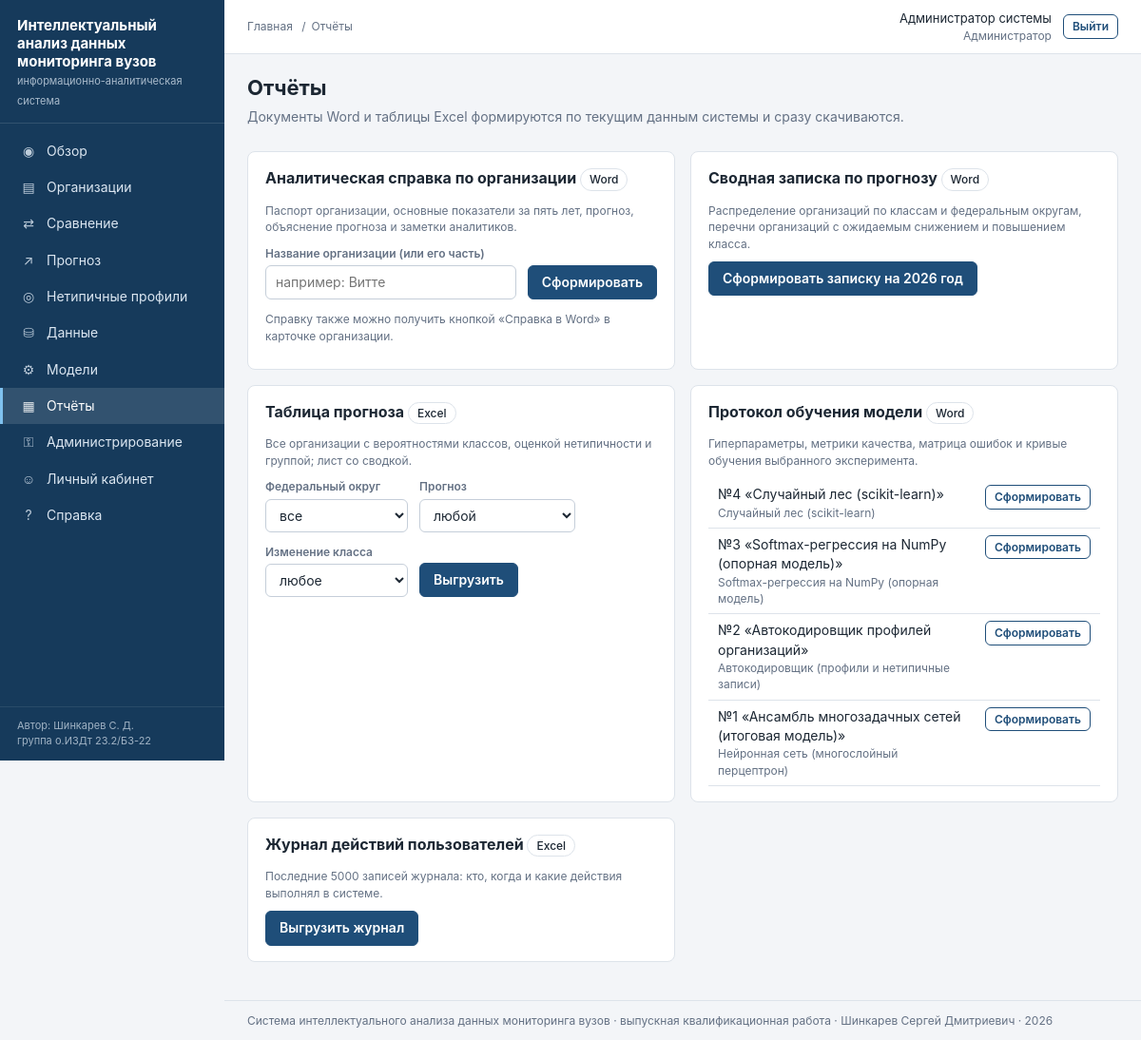
/reports/ (signed in), run on the app's committed database.
### vuzmon/db/models.py (models this page shows)
class Base(DeclarativeBase):
    """Общий базовый класс всех таблиц."""

class User(Base):
    __tablename__ = "users"
    id: Mapped[int] = mapped_column(Integer, primary_key=True)
    login: Mapped[str] = mapped_column(String(64), unique=True)
    password_hash: Mapped[str] = mapped_column(String(255))          # пароль хранится только в виде хеша
    full_name: Mapped[str] = mapped_column(String(128), default="")
    email: Mapped[str] = mapped_column(String(128), default="")
    position: Mapped[str] = mapped_column(String(128), default="")   # должность
    role_id: Mapped[int] = mapped_column(ForeignKey("roles.id"))
    is_active: Mapped[bool] = mapped_column(Boolean, default=True)
    created_at: Mapped[datetime] = mapped_column(DateTime, default=datetime.now)
    last_login_at: Mapped[datetime] = mapped_column(DateTime, nullable=True)
    role: Mapped[Role] = relationship(back_populates="users")

class Role(Base):
    __tablename__ = "roles"
    id: Mapped[int] = mapped_column(Integer, primary_key=True)
    code: Mapped[str] = mapped_column(String(32), unique=True)       # admin / analyst / viewer
    title: Mapped[str] = mapped_column(String(64))                   # название на русском
    description: Mapped[str] = mapped_column(String(255), default="")
    users: Mapped[list["User"]] = relationship(back_populates="role")

class Prediction(Base):
    __tablename__ = "predictions"
    __table_args__ = (Index("ix_predictions_university", "university_id", "target_year"),)
    id: Mapped[int] = mapped_column(Integer, primary_key=True)
    experiment_id: Mapped[int] = mapped_column(ForeignKey("experiments.id"))
    university_id: Mapped[int] = mapped_column(ForeignKey("universities.id"))
    base_year: Mapped[int] = mapped_column(Integer)                   # год исходных данных
    target_year: Mapped[int] = mapped_column(Integer)                 # год, на который строится прогноз
    predicted_class: Mapped[int] = mapped_column(Integer)
    probabilities_json: Mapped[str] = mapped_column(Text, default="[]")
    anomaly_score: Mapped[float] = mapped_column(Float, nullable=True)   # ошибка восстановления автокодировщика
    cluster: Mapped[int] = mapped_column(Integer, nullable=True)         # номер типологической группы
    created_by: Mapped[int] = mapped_column(ForeignKey("users.id"), nullable=True)
    created_at: Mapped[datetime] = mapped_column(DateTime, default=datetime.now)
    experiment: Mapped[Experiment] = relationship()
    university: Mapped[University] = relationship()

class Experiment(Base):
    __tablename__ = "experiments"
    id: Mapped[int] = mapped_column(Integer, primary_key=True)
    name: Mapped[str] = mapped_column(String(128))
    model_type: Mapped[str] = mapped_column(String(32))              # mlp / autoencoder / logreg / boosting ...
    params_json: Mapped[str] = mapped_column(Text, default="{}")     # гиперпараметры
    metrics_json: Mapped[str] = mapped_column(Text, default="{}")    # итоговые метрики качества
    status: Mapped[str] = mapped_column(String(16), default="new")   # new / running / done / failed
    message: Mapped[str] = mapped_column(Text, default="")           # текст ошибки или примечание
    model_file: Mapped[str] = mapped_column(String(255), default="") # путь к сохранённой модели
    is_active: Mapped[bool] = mapped_column(Boolean, default=False)  # используется ли для прогнозов
    dataset_id: Mapped[int] = mapped_column(ForeignKey("datasets.id"), nullable=True)
    created_by: Mapped[int] = mapped_column(ForeignKey("users.id"), nullable=True)
    started_at: Mapped[datetime] = mapped_column(DateTime, default=datetime.now)
    finished_at: Mapped[datetime] = mapped_column(DateTime, nullable=True)
    author: Mapped[User] = relationship()
    dataset: Mapped[Dataset] = relationship()
    epochs: Mapped[list["ExperimentEpoch"]] = relationship(
        back_populates="experiment", cascade="all, delete-orphan", order_by="ExperimentEpoch.epoch")

### webapp/views_reports.py (the view)
@bp.route("/")
@security.login_required
def index():
    db = get_session()
    predictions = queries.latest_predictions(db)
    first = next(iter(predictions.values()), None)
    experiments = db.scalars(select(Experiment).where(Experiment.status == "done")
                             .order_by(Experiment.id.desc()).limit(20)).all()
    return render_template("reports.html", crumbs=[("Отчёты", None)], experiments=experiments,
                           target_year=first["target_year"] if first else None,
                           districts=db.scalars(select(FederalDistrict).order_by(FederalDistrict.name)).all(),
                           model_types=jobs.MODEL_TYPES)

### webapp/templates/reports.html (shortened to what this page needs)
{% extends "base.html" %}
{% block content %}
<div class="page-head">
  <div>
    <h1>Отчёты</h1>
    <p class="lead">Документы Word и таблицы Excel формируются по текущим данным системы и сразу скачиваются.</p>
  </div>
</div>
<div class="grid c2">
  <div class="card">
    <h2>Аналитическая справка по организации <span class="badge outline">Word</span></h2>
    <p class="muted small">Паспорт организации, основные показатели за пять лет, прогноз, объяснение прогноза и заметки аналитиков.</p>
    <form method="get" action="{{ url_for('reports.find_university') }}">
      <div class="form-row">
        <div class="field wide"><label for="q">Название организации (или его часть)</label>
          <input type="search" id="q" name="q" required placeholder="например: Витте"></div>
        <button class="btn" type="submit">Сформировать</button>
      </div>
    </form>
    <p class="muted small">Справку также можно получить кнопкой «Справка в Word» в карточке организации.</p>
  </div>
  <div class="card">
    <h2>Сводная записка по прогнозу <span class="badge outline">Word</span></h2>
    <p class="muted small">Распределение организаций по классам и федеральным округам, перечни организаций с ожидаемым снижением и повышением класса.</p>
    {% if target_year %}<a class="btn" href="{{ url_for('reports.summary_docx') }}">Сформировать записку на {{ target_year }} год</a>
    {% else %}<p class="muted">Доступно после построения прогноза.</p>{% endif %}
  </div>
  <div class="card">
    <h2>Таблица прогноза <span class="badge outline">Excel</span></h2>
    <p class="muted small">Все организации с вероятностями классов, оценкой нетипичности и группой; лист со сводкой.</p>
    {% if target_year %}
    <form method="get" action="{{ url_for('reports.forecast_xlsx') }}">
      <div class="form-row">
        <div class="field"><label for="district">Федеральный округ</label>
          <select id="district" name="district"><option value="">все</option>
            {% for row in districts %}<option value="{{ row.id }}">{{ row.name }}</option>{% endfor %}</select></div>
        <div class="field"><label for="predicted">Прогноз</label>
          <select id="predicted" name="predicted"><option value="">любой</option>
            {% for name in class_names %}<option value="{{ loop.index0 }}">{{ name }}</option>{% endfor %}</select></div>
        <div class="field"><label for="change">Изменение класса</label>
          <select id="change" name="change"><option value="">любое</option><option value="down">снижение</option><option value="up">рост</option></select></div>
        <button class="btn" type="submit">Выгрузить</button>
      </div>
    </form>
    {% else %}<p class="muted">Доступно после построения прогноза.</p>{% endif %}
  </div>
  {% if has_role('admin', 'analyst') %}
  <div class="card">
    <h2>Протокол обучения модели <span class="badge outline">Word</span></h2>
    <p class="muted small">Гиперпараметры, метрики качества, матрица ошибок и кривые обучения выбранного эксперимента.</p>
    <table class="data">
      {% for row in experiments[:8] %}
      <tr><td>№{{ row.id }} «{{ row.name }}»<div class="muted small">{{ model_types.get(row.model_type, row.model_type) }}</div></td>
        <td class="right"><a class="btn secondary small" href="{{ url_for('reports.experiment_docx', experiment_id=row.id) }}">Сформировать</a></td></tr>
      {% else %}<tr><td class="muted">Готовых экспериментов нет.</td></tr>{% endfor %}
    </table>
  </div>
  {% endif %}
  {% if has_role('admin') %}
  <div class="card">
    <h2>Журнал действий пользователей <span class="badge outline">Excel</span></h2>
    <p class="muted small">Последние 5000 записей журнала: кто, когда и какие действия выполнял в системе.</p>
    <a class="btn" href="{{ url_for('reports.audit_xlsx') }}">Выгрузить журнал</a>
  </div>
  {% endif %}
</div>
{% endblock %}

### webapp/templates/base.html (shortened to what this page needs)
<!DOCTYPE html>
<html lang="ru">
<head>
  <link rel="stylesheet" href="{{ url_for('static', filename='css/app.css') }}">
</head>
<body>
<div class="layout">
  <aside class="sidebar" id="sidebar">
    <div class="brand">
      <b>Интеллектуальный анализ данных мониторинга вузов</b>
      <span>информационно-аналитическая система</span>
    </div>
    <ul class="menu">
      {% for endpoint, title, icon in menu %}
      <li><a href="{{ url_for(endpoint) }}"
             class="{{ 'active' if active_menu == endpoint else '' }}">
        <span class="icon">{{ icon }}</span>{{ title }}</a></li>
      {% endfor %}
    </ul>
    <div class="sidebar-footer">Автор: Шинкарев С. Д.<br>группа о.ИЗДт 23.2/Б3-22</div>
  </aside>
  <div class="main">
    <header class="topbar">
      <nav class="crumbs" aria-label="Навигационная цепочка">
        <a href="{{ url_for('main.dashboard') }}">Главная</a>
        {% for text, link in crumbs or [] %}
          <span class="sep">/</span>{% if link %}<a href="{{ link }}">{{ text }}</a>{% else %}<span>{{ text }}</span>{% endif %}
        {% endfor %}
      </nav>
      <div class="userbox">
        <div class="right">
          <div>{{ user.full_name or user.login }}</div>
          <div class="role">{{ user.role.title }}</div>
        </div>
        <form method="post" action="{{ url_for('auth.logout') }}" class="inline">
          <button class="btn secondary small" type="submit">Выйти</button>
        </form>
      </div>
    </header>
    <main class="content">
      {% block content %}{% endblock %}
    </main>
    <footer class="footer">
      Система интеллектуального анализа данных мониторинга вузов · выпускная квалификационная работа ·
      Шинкарев Сергей Дмитриевич · {{ now.year }}
    </footer>
  </div>
</div>
</body>
</html>

### data on the page
User: full_name "Администратор системы"
Role: role "Администратор"
Prediction: target_year "2026"
Experiment: id "4", name "Случайный лес (scikit-learn)", get "Случайный лес (scikit-learn)"
Experiment: id "3", name "Softmax-регрессия на NumPy (опорная модель)", get "Softmax-регрессия на NumPy (опорная модель)"
Experiment: id "2", name "Автокодировщик профилей организаций", get "Автокодировщик (профили и нетипичные записи)"
Experiment: id "1", name "Ансамбль многозадачных сетей (итоговая модель)", get "Нейронная сеть (многослойный перцептрон)"

### other printed values
{{ icon }} "◉" "▤" "⇄" "↗" "◎" "⛁" "⚙" "▦" "⚿" "☺" "?"
{{ title }} "Обзор" "Организации" "Сравнение" "Прогноз" "Нетипичные профили" "Данные" "Модели" "Отчёты" "Администрирование" "Личный кабинет" "Справка"
{{ text }} "Отчёты"
